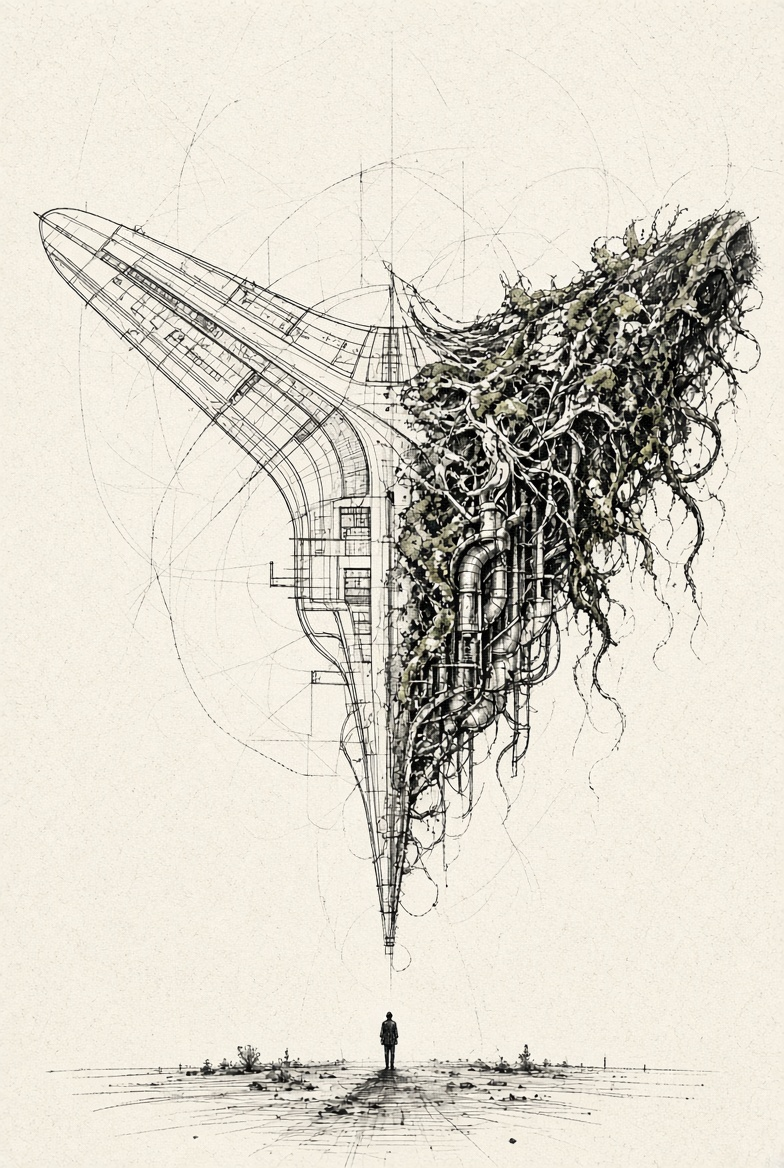
#> input picture archive/html-deck/assets/drawing.jpg, 784 x 1168 px, found by its file name
$ python blueprint_anim.py
#> lines starting #> are read from the running program, lines starting #| are printed output that depends on the picture; after the words box and inside, x2 and y2 are one past the last pixel; in counts of white or black regions, pixels touching at a corner belong together
"""The sketch draws itself. No hand.

The blueprint is its elements, not one smear.
One block. A second block. Then the roads, like veins.
The rest follows because it cannot stop: hatches, blocks,
trees, nodes, water, the mast, the compass, the grid.
"""
import os
import subprocess
import sys

import numpy as np
from PIL import Image
from scipy import ndimage

SRC = "/workspace/public/talk/drawing.jpg"
MASKS = "/workspace/talk/render/elements.npz"
LUCIO_DIR = "/tmp/lucioframes"
OUT = "/workspace/public/talk/opening.mp4"

src = np.asarray(Image.open(SRC).convert("RGB")).astype(np.float32)
sh, sw, _ = src.shape
#> sh = 1168; sw = 784
r, g, b = src[:, :, 0], src[:, :, 1], src[:, :, 2]
lum = 0.2126 * r + 0.7152 * g + 0.0722 * b
paper = np.median(src[8:40, 8:80].reshape(-1, 3), axis=0)
#> paper = [245, 239, 227]
paper_lum = float(np.dot(paper, [0.2126, 0.7152, 0.0722]))
#> paper_lum = 239.4
paper_br = float(paper[2] - paper[0])
#> paper_br = -18
dd = np.clip((paper_lum - lum) / (paper_lum - 38.0), 0, 1)
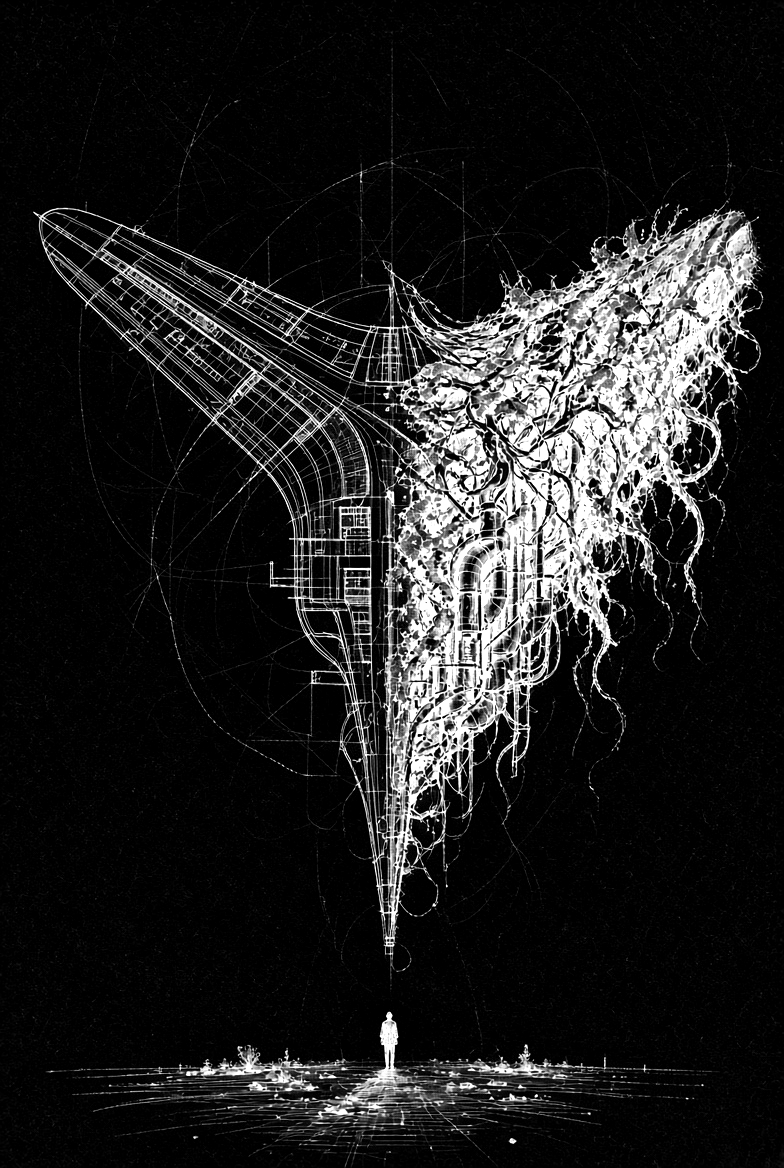
#> dd: shape (1168, 784) float32; min 0, max 1, mean 0.124
excess = (b - r) - paper_br * (1.0 - dd)
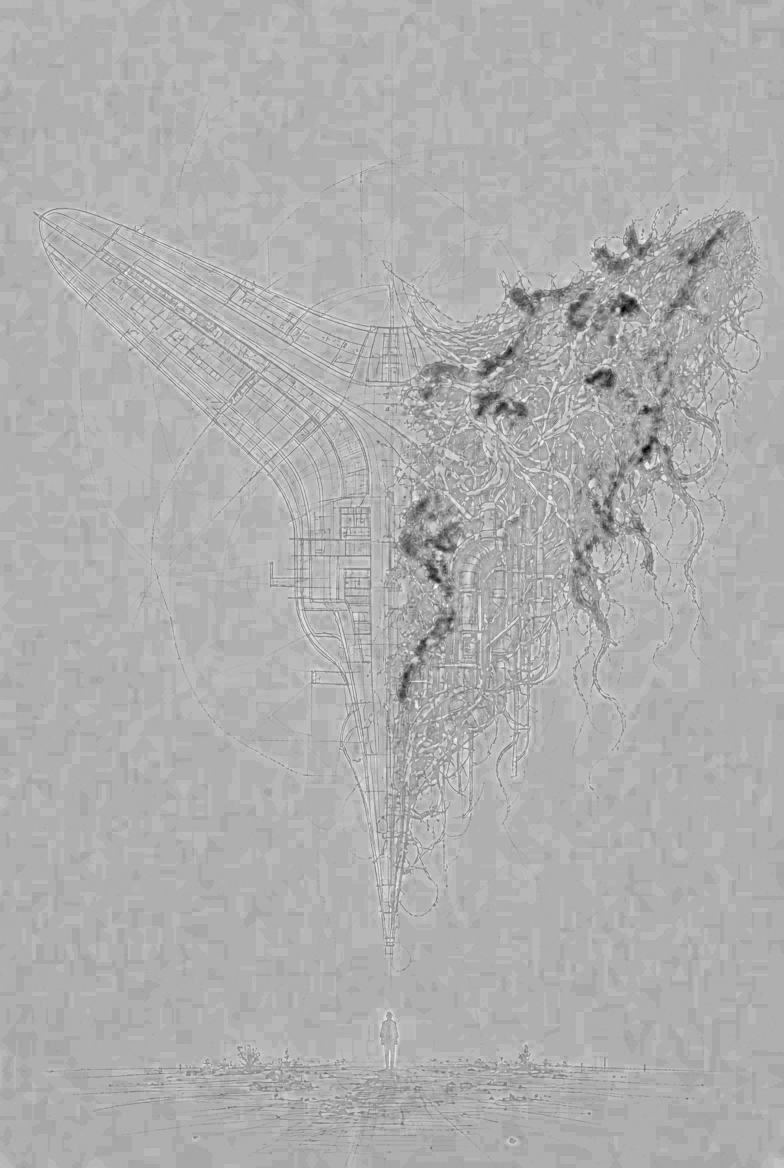
#> excess: shape (1168, 784) float32; min -44.91, max 20.23, mean -0.1; drawn with min black and max white
blue_w = np.clip((excess - 6.0) / 16.0, 0, 1)
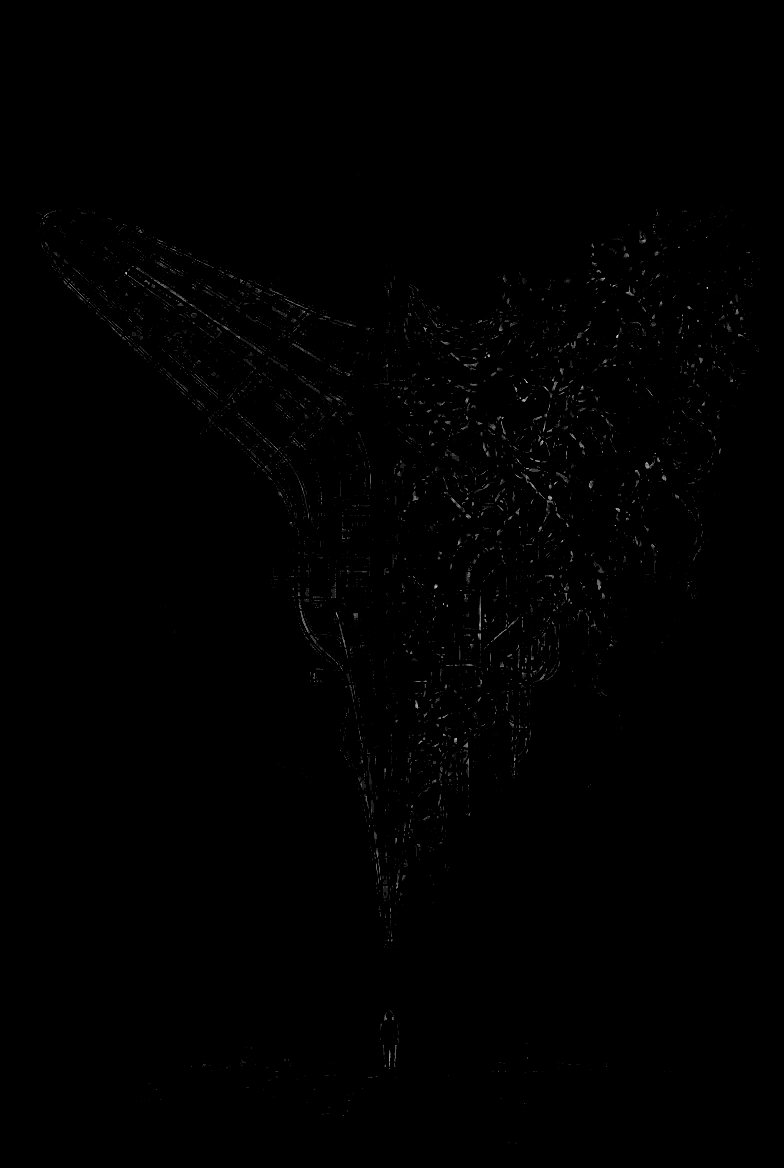
#> blue_w: shape (1168, 784) float32; min 0, max 0.889, mean 0.00315
ink = dd > 0.12
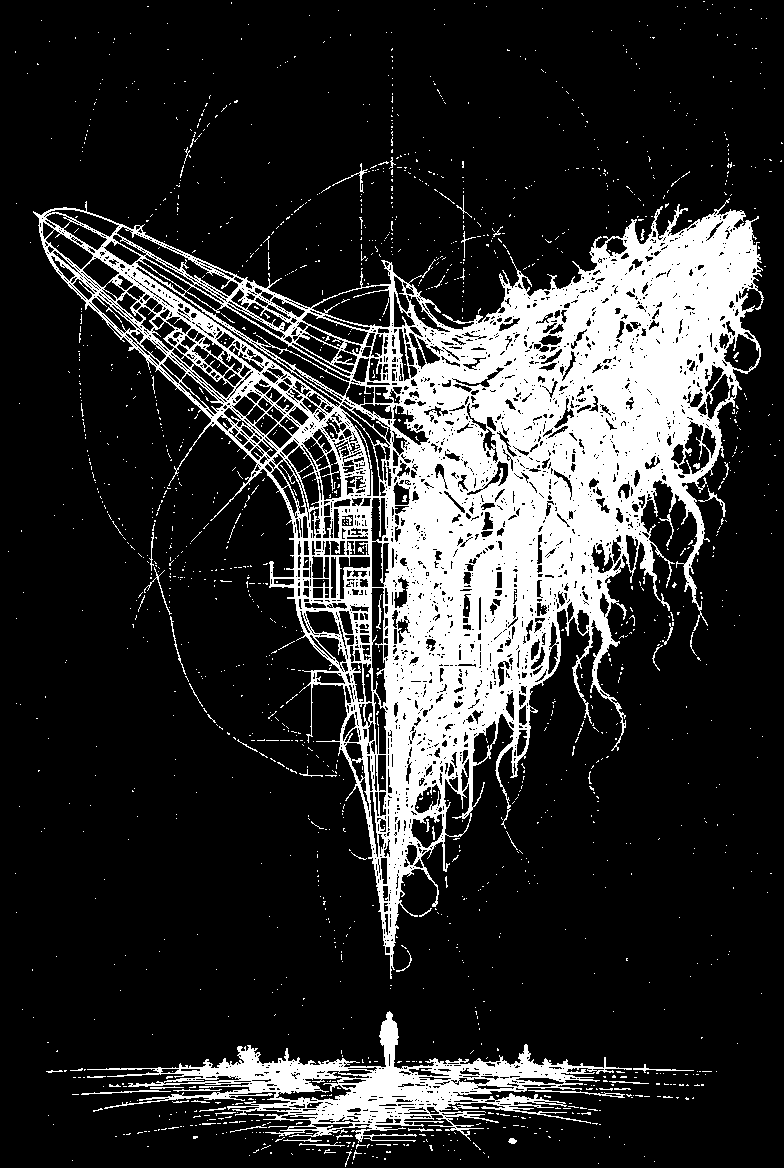
#> ink: shape (1168, 784) bool; 18.8% white; 1605 white regions (1535 under 20 px), largest, box (x1, y1, x2, y2) and area: (33, 198, 764, 979) 147603, (87, 1011, 632, 1143) 17261, (528, 1090, 625, 1098) 180
sketch0 = ink & (blue_w < 0.35) & (np.arange(sw)[None, :] < 830)
#> sketch0: shape (1168, 784) bool; 18.8% white; 1605 white regions (1535 under 20 px), largest, box (x1, y1, x2, y2) and area: (33, 198, 764, 979) 147536, (87, 1011, 632, 1143) 17258, (528, 1090, 625, 1098) 180

#> (the run stopped early here; a loop or call above may not have finished)
